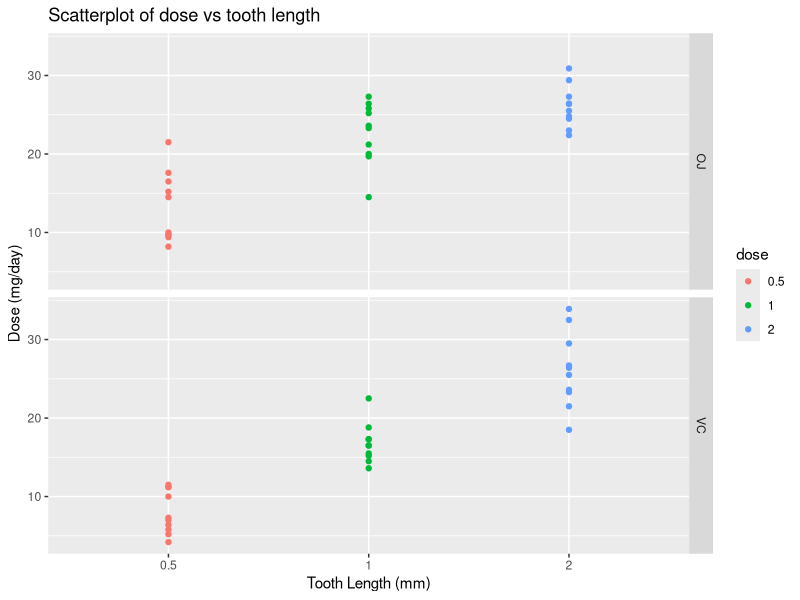
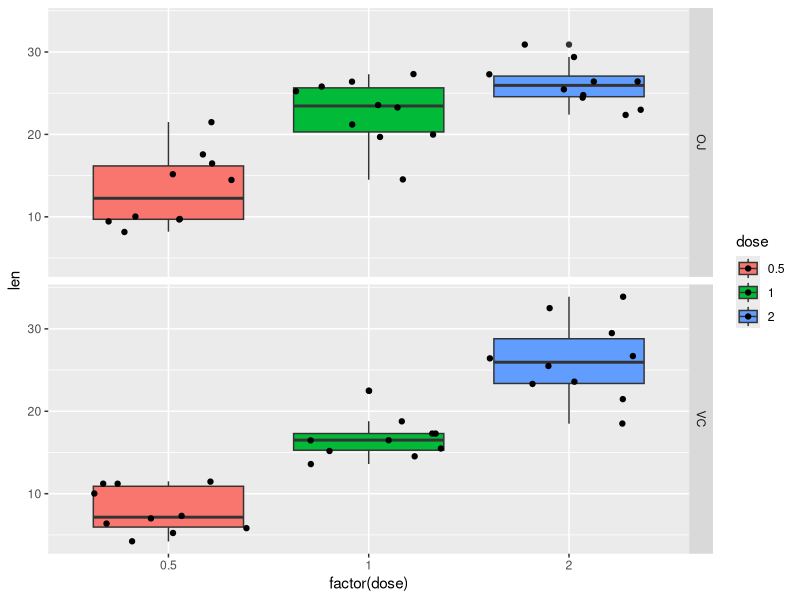

These charts were generated, in order, by the following R code:
## ---- chunk 1
library(knitr)
library(ggplot2)
## ---- chunk 2
knitr::opts_chunk$set(echo=TRUE, tidy = TRUE, message=FALSE, warnings=FALSE, fig.width=8, fig.height=5, cache=TRUE)
## ---- chunk 3
data("ToothGrowth")
str(ToothGrowth)
## ---- chunk 4
ToothGrowth$dose <- as.factor(ToothGrowth$dose)
str(ToothGrowth)
## ---- chunk 5
qplot(dose, len, data = ToothGrowth, facets=supp~.,color=dose, xlab = "Tooth Length (mm)", ylab = "Dose (mg/day)",main = "Scatterplot of dose vs tooth length")
## ---- chunk 6
summary(ToothGrowth)
## ---- chunk 7
qplot(factor(dose), len, data = ToothGrowth, facets=supp~., geom = c("boxplot", "jitter"), fill = dose)
## ---- chunk 8
t.test(ToothGrowth$len[ToothGrowth$supp=="OJ"], ToothGrowth$len[ToothGrowth$supp=="VC"])
## ---- chunk 9
t.test(ToothGrowth$len[ToothGrowth$dose==2], ToothGrowth$len[ToothGrowth$dose==1])
## ---- chunk 10
t.test(ToothGrowth$len[ToothGrowth$dose==1], ToothGrowth$len[ToothGrowth$dose==0.5], var.equal = TRUE)
## ---- chunk 11
t.test(ToothGrowth$len[ToothGrowth$dose==0.5], ToothGrowth$len[ToothGrowth$dose==1], var.equal = TRUE)
